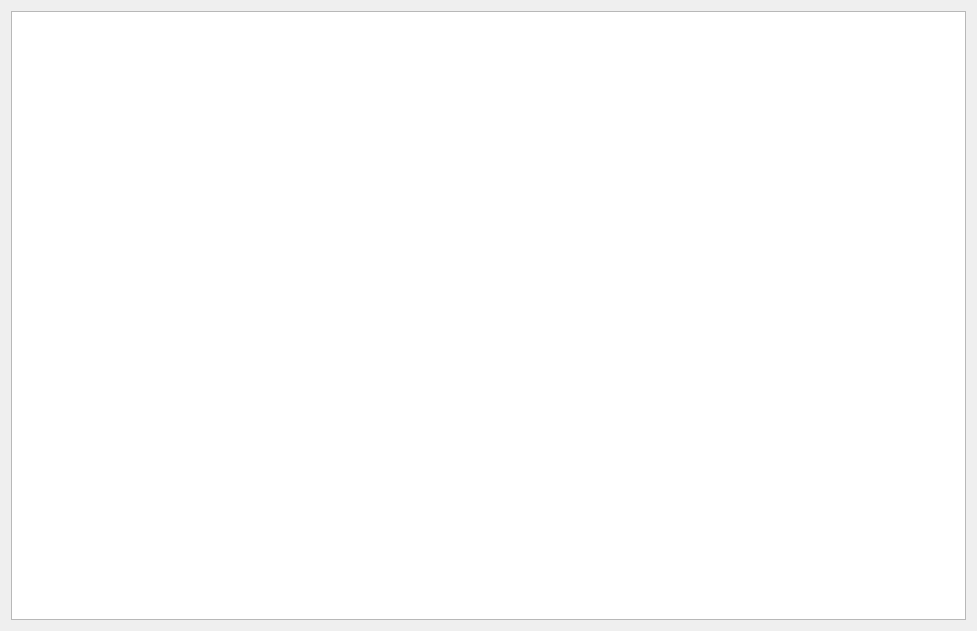
<?xml version="1.0" encoding="UTF-8"?>
<ui version="4.0">
 <class>Form</class>
 <widget class="QWidget" name="Form">
  <property name="geometry">
   <rect>
    <x>0</x>
    <y>0</y>
    <width>977</width>
    <height>631</height>
   </rect>
  </property>
  <property name="windowTitle">
   <string>Form</string>
  </property>
  <layout class="QVBoxLayout" name="verticalLayout">
   <item>
    <widget class="QGraphicsView" name="graphicsView"/>
   </item>
  </layout>
 </widget>
 <resources/>
 <connections/>
</ui>
